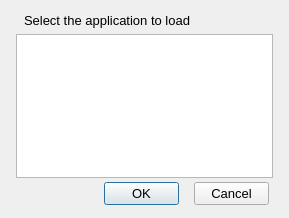
<?xml version="1.0" encoding="UTF-8"?>
<ui version="4.0">
 <class>SelectApplication_Dialog</class>
 <widget class="QDialog" name="SelectApplication_Dialog">
  <property name="geometry">
   <rect>
    <x>0</x>
    <y>0</y>
    <width>289</width>
    <height>218</height>
   </rect>
  </property>
  <property name="minimumSize">
   <size>
    <width>289</width>
    <height>218</height>
   </size>
  </property>
  <property name="maximumSize">
   <size>
    <width>289</width>
    <height>218</height>
   </size>
  </property>
  <property name="font">
   <font>
    <pointsize>10</pointsize>
   </font>
  </property>
  <property name="windowTitle">
   <string>Select the application to load</string>
  </property>
  <widget class="QLabel" name="label">
   <property name="geometry">
    <rect>
     <x>24</x>
     <y>10</y>
     <width>251</width>
     <height>20</height>
    </rect>
   </property>
   <property name="font">
    <font>
     <pointsize>10</pointsize>
    </font>
   </property>
   <property name="text">
    <string>Select the application to load</string>
   </property>
  </widget>
  <widget class="QPushButton" name="_2">
   <property name="geometry">
    <rect>
     <x>194</x>
     <y>182</y>
     <width>75</width>
     <height>23</height>
    </rect>
   </property>
   <property name="text">
    <string>Cancel</string>
   </property>
   <property name="autoDefault">
    <bool>false</bool>
   </property>
  </widget>
  <widget class="QPushButton" name="_1">
   <property name="geometry">
    <rect>
     <x>104</x>
     <y>182</y>
     <width>75</width>
     <height>23</height>
    </rect>
   </property>
   <property name="text">
    <string>OK</string>
   </property>
   <property name="default">
    <bool>true</bool>
   </property>
  </widget>
  <widget class="RCComboList" name="_100">
   <property name="geometry">
    <rect>
     <x>16</x>
     <y>34</y>
     <width>257</width>
     <height>144</height>
    </rect>
   </property>
  </widget>
 </widget>
 <customwidgets>
  <customwidget>
   <class>RCComboList</class>
   <extends>QListWidget</extends>
   <header>../RealCADQt/source/rccombolist.h</header>
  </customwidget>
 </customwidgets>
 <resources/>
 <connections/>
</ui>
